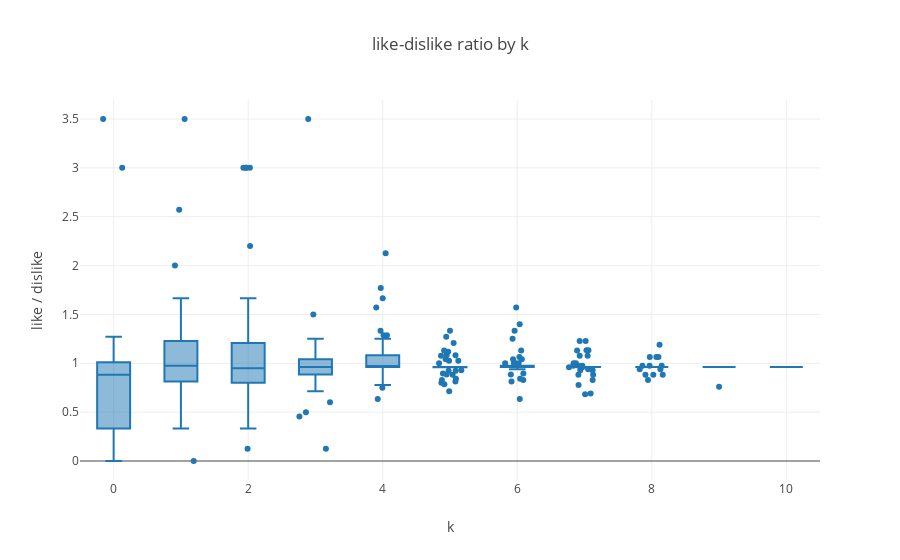

Source (notebook cell):
### Code cell
Box()
.withX(kData)
.withY(ldRatioData)
.withJitter(1.0)
.plot(Layout()
     .withTitle("like-dislike ratio by k")
     .withXaxis(Axis()
                .withTitle("k")
                .withShowgrid(true)
     )
     .withYaxis(Axis()
                .withTitle("like / dislike")
                .withShowgrid(true)
     )
)

### Figure 1 — Plotly figure (JSON) as saved in the notebook; plotly's stock layout.template omitted (floating-point values rounded to 4 significant figures; data arrays with more than 128 entries replaced by an {"elided": "..."} marker saying what was removed)
{"data": [{"jitter": 1, "type": "box", "x": {"elided": "550 int values"}, "y": {"elided": "550 float values"}}], "layout": {"autosize": true, "title": {"text": "like-dislike ratio by k"}, "xaxis": {"autorange": true, "range": [-0.5, 10.5], "showgrid": true, "title": {"text": "k"}, "type": "linear"}, "yaxis": {"autorange": true, "range": [-0.1944, 3.694], "showgrid": true, "title": {"text": "like / dislike"}, "type": "linear"}}}
